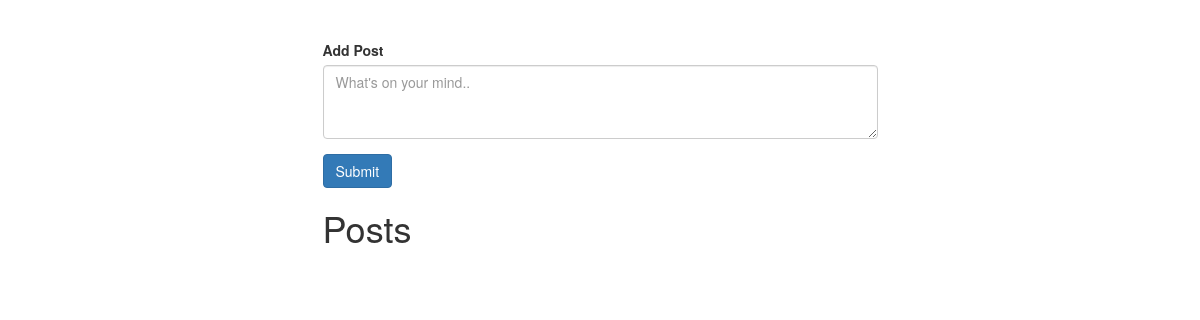
/database/database-3-3.php, run on an earlier commit of the app's database.
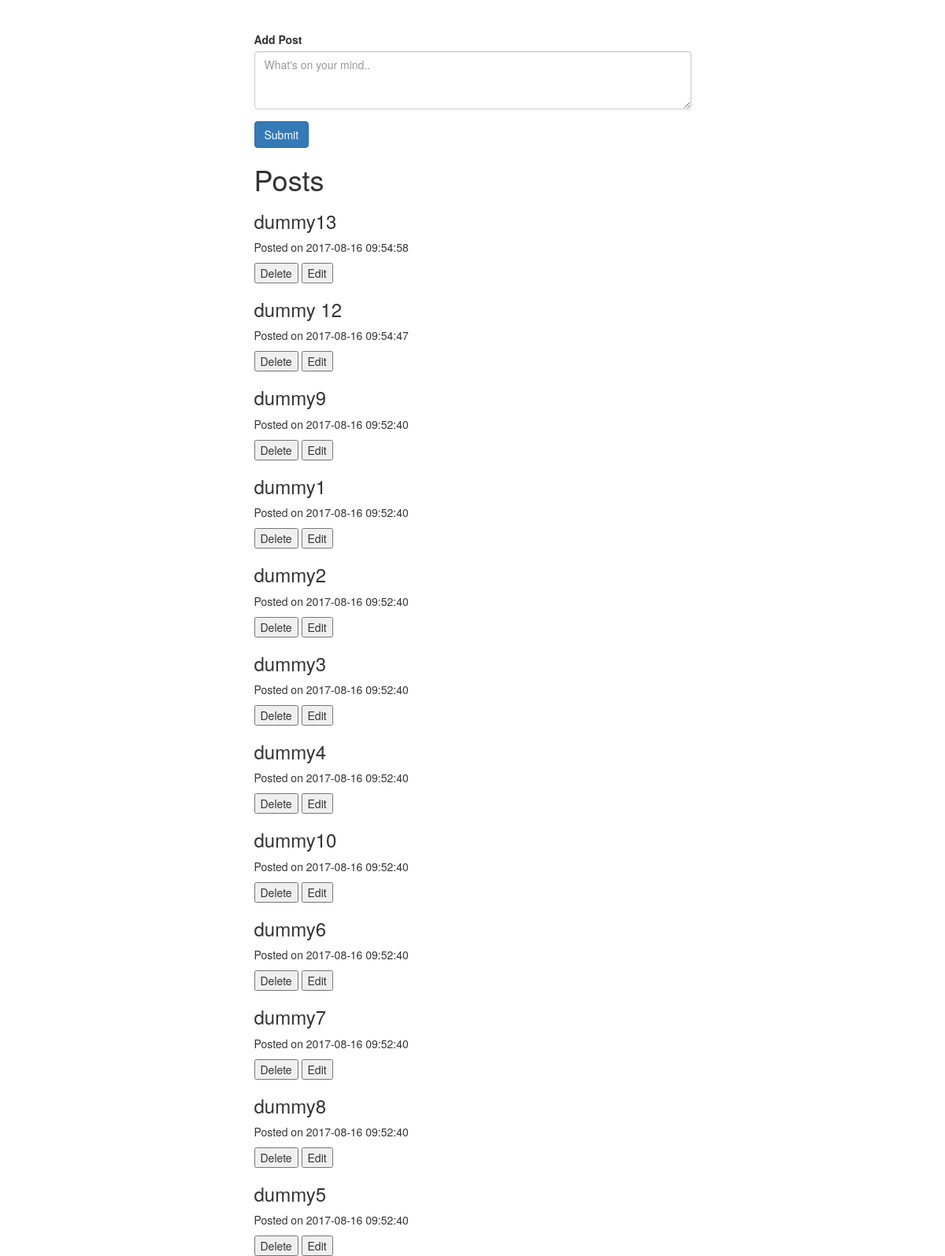
And on a later commit of the database.
### tables this page shows
CREATE TABLE `posts` (
  `id` int(11) UNSIGNED NOT NULL,
  `post` varchar(255) NOT NULL,
  `created` datetime NOT NULL DEFAULT CURRENT_TIMESTAMP,
  `modified` datetime DEFAULT CURRENT_TIMESTAMP ON UPDATE CURRENT_TIMESTAMP
);

### database/Database.php (called while the page is built, shortened)
<?php
class Database
{
    private $host = 'localhost';
    private $user = 'root';
    private $pass = '';
    private $db = 'exercise_db';
    private $dbh;
    private $stmt;
    public function __construct()
    {
        $dsn = 'mysql:host='. $this->host . ';dbname='. $this->db;
        $options = array(
            PDO::ATTR_PERSISTENT    => true,
            PDO::ATTR_ERRMODE       => PDO::ERRMODE_EXCEPTION
        );
        try {
            $this->dbh = new PDO($dsn, $this->user, $this->pass, $options);
        } catch(PDOException $e)
        {
            echo $this->error = $e->getMessage();
        }
    }
    public function query($query)
    {
        $this->stmt = $this->dbh->prepare($query);
    }
    public function execute()
    {
        return $this->stmt->execute();
    }
    public function resultset()
    {
        $this->execute();
        return $this->stmt->fetchAll(PDO::FETCH_ASSOC);
    }
}

### database/database-3-3.php (the view, shortened to what this page needs)
<?php
require "Database.php";
$database = new Database();
$database->query('SELECT * FROM posts ORDER by modified DESC ');
$rows = $database->resultset();
?>
<!DOCTYPE html>
<html lang="en">
<head>
    <link rel="stylesheet" href="https://maxcdn.bootstrapcdn.com/bootstrap/3.3.7/css/bootstrap.min.css">
</head>
<body>
<div class="container ">
    <br/>
    <br/>
    <div class="row">
        <div class="col-md-6 col-md-offset-3">
            <form class="form-group" method="post" action="<?php $_SERVER['PHP_SELF']; ?>">
                <div class="form-group">
                    <label for="Date">Add Post</label>
                    <textarea class="form-control" name="post" id="post" rows="3" placeholder="What's on your mind.."></textarea>
                </div>
                <div class="form-group">
                    <button class="btn btn-primary" type="submit" name="submit" id="submit">Submit</button>
                </div>
            </form>
            <h1>Posts</h1>
            <div>
                <?php
                foreach($rows as $row) :
                    ?>
                    <h3><?php echo $row['post']; ?></h3>
                    <p>Posted on <?php echo $row['modified'] ?></p>
                    <div style="display:inline-block">
                        <form method="post" action="<?php $_SERVER['PHP_SELF']; ?>">
                            <input type="submit" name="delete" value="Delete"/>
                        </form>
                    </div>
                    <div style="display:inline-block">
                        <form method="post" action="">
                            <input type="submit" name="edit" value="Edit"/>
                        </form>
                    </div>
                    <?php
                endforeach;
                ?>
            </div>
        </div>
    </div>
</div>
</body>
</html>

What changed in the data, as far as the page shows it:
added posts: post "dummy13", modified "2017-08-16 09:54:58"
added posts: post "dummy 12", modified "2017-08-16 09:54:47"
added posts: post "dummy9", modified "2017-08-16 09:52:40"
added posts: post "dummy1", modified "2017-08-16 09:52:40"
added posts: post "dummy2", modified "2017-08-16 09:52:40"
added posts: post "dummy3", modified "2017-08-16 09:52:40"
added posts: post "dummy4", modified "2017-08-16 09:52:40"
added posts: post "dummy10", modified "2017-08-16 09:52:40"
added posts: post "dummy6", modified "2017-08-16 09:52:40"
added posts: post "dummy7", modified "2017-08-16 09:52:40"
added posts: post "dummy8", modified "2017-08-16 09:52:40"
added posts: post "dummy5", modified "2017-08-16 09:52:40"
